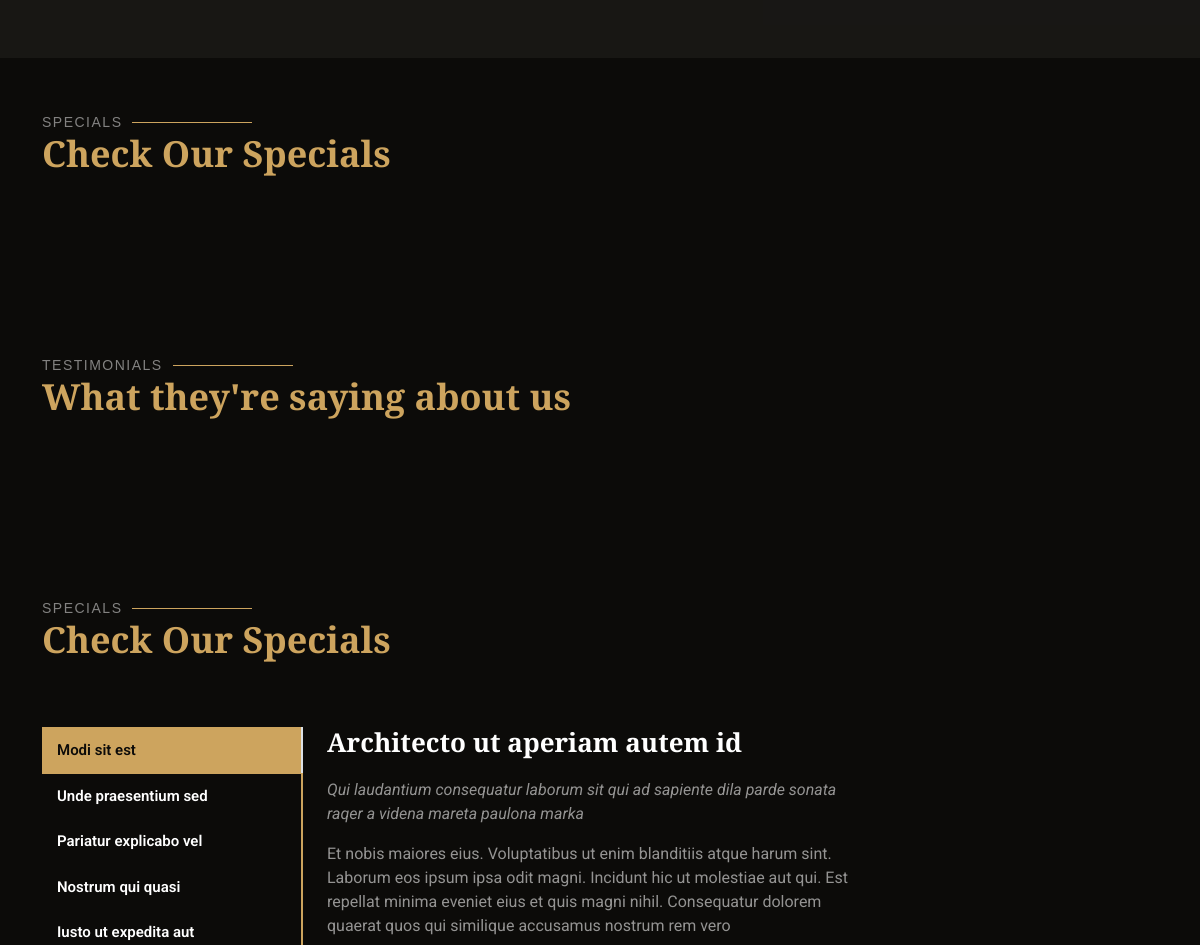
The app's page / (middle part), older data.
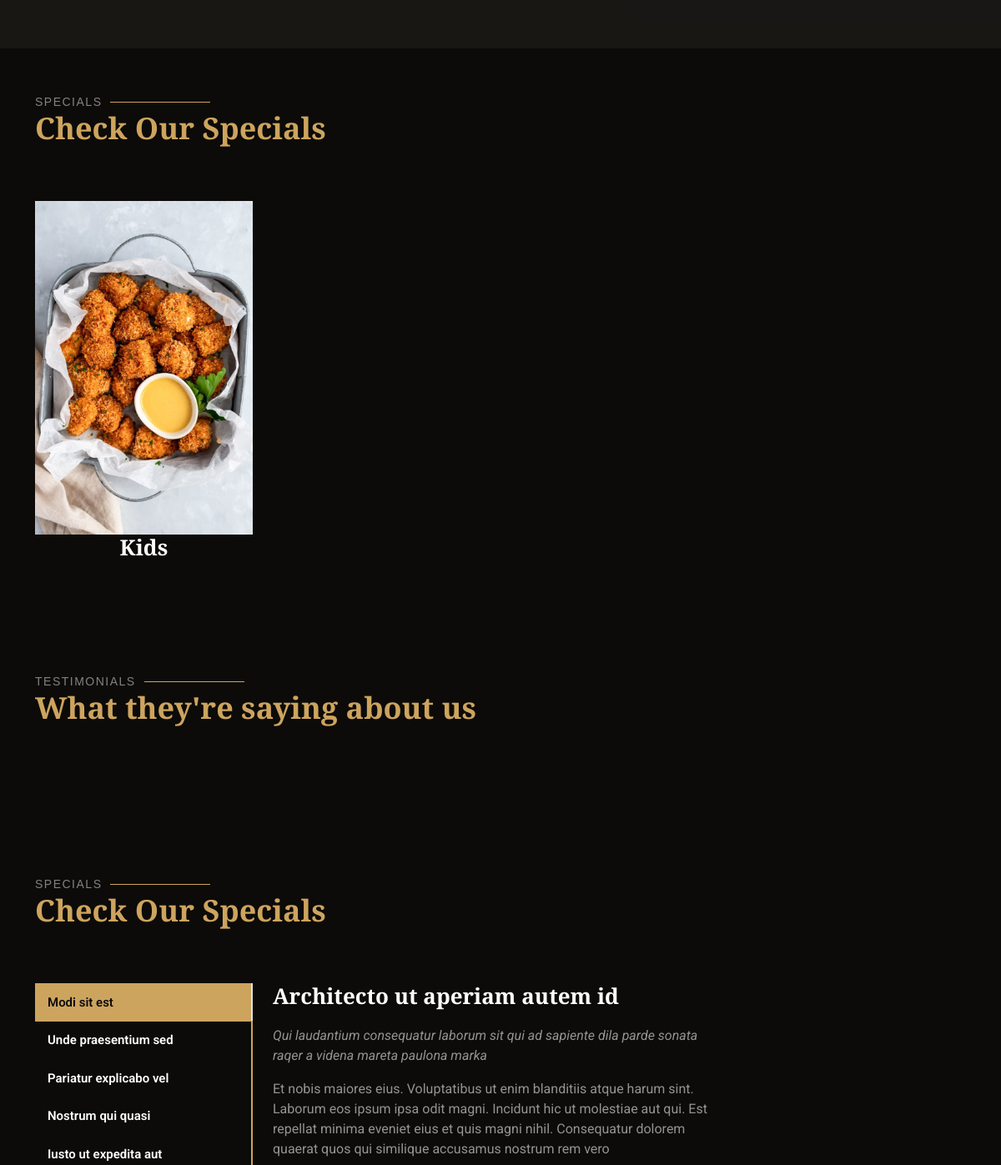
The same page, newer data.
### restaurantfeature/models.py (models this page shows, shortened)
class Category (models.Model):
    name=models.CharField( max_length=50)
    image=models.ImageField(upload_to='categoryimage/', default='default.jpg')

### restaurantfeature/views.py (the view)
# urls.py: 2. Add a URL to urlpatterns:  path('', views.home, name='home')
def home(request):
    category_items=Category.objects.all()
    testimonials=Testimonial.objects.all()
    specials=Special.objects.all()
    context={
        "category_items":category_items,
        "testimonials":testimonials,
        "specials":specials,
    }
    return render(request,'index.html', context)

### restaurantfeature/templates/index.html (shortened to what this page needs)
{% extends "base.html" %}
{% load static %}
{% block body %}
  <main class="main">
  <section id="menu" class="menu section">
  </section>
    <section id="specials" class="specials section">
      <div class="container section-title" data-aos="fade-up">
        <h2>Specials</h2>
        <p>Check Our Specials</p>
      </div>
      <div class="container" data-aos="fade-up" data-aos-delay="100">
        <div class="row">
          <div class="col-lg-12 mt-4 mt-lg-0">
            <div class="tab-content">
              <div class="tab-pane active show" id="specials-tab-1">
                <div class="row">
              {% for  category_item in  category_items %}
                   <div class="col-lg-3 text-center order-1 order-lg-2">
                    <img src="{{category_item.image.url}}" alt="" class="img-fluid">
                    <div class=" details order-2 order-lg-1">
                      <h3>{{category_item.name}}</h3>
                    </div>
               </div>
               {% endfor %}
                </div>
              </div>
            </div>
          </div>
        </div>
      </div>
    </section>
    <section id="testimonials" class="testimonials section">
      <div class="container section-title" data-aos="fade-up">
        <h2>Testimonials</h2>
        <p>What they're saying about us</p>
      </div>
    </section>
    <section id="specials" class="specials section">
      <div class="container section-title" data-aos="fade-up">
        <h2>Specials</h2>
        <p>Check Our Specials</p>
      </div>
      <div class="container" data-aos="fade-up" data-aos-delay="100">
        <div class="row">
          <div class="col-lg-3">
            <ul class="nav nav-tabs flex-column">
              <li class="nav-item">
                <a class="nav-link active show" data-bs-toggle="tab" href="#specials-tab-1">Modi sit est</a>
              </li>
              <li class="nav-item">
                <a class="nav-link" data-bs-toggle="tab" href="#specials-tab-2">Unde praesentium sed</a>
              </li>
              <li class="nav-item">
                <a class="nav-link" data-bs-toggle="tab" href="#specials-tab-3">Pariatur explicabo vel</a>
              </li>
              <li class="nav-item">
                <a class="nav-link" data-bs-toggle="tab" href="#specials-tab-4">Nostrum qui quasi</a>
              </li>
              <li class="nav-item">
                <a class="nav-link" data-bs-toggle="tab" href="#specials-tab-5">Iusto ut expedita aut</a>
              </li>
            </ul>
          </div>
          <div class="col-lg-9 mt-4 mt-lg-0">
            <div class="tab-content">
              <div class="tab-pane active show" id="specials-tab-1">
                <div class="row">
                  <div class="col-lg-8 details order-2 order-lg-1">
                    <h3>Architecto ut aperiam autem id</h3>
                    <p class="fst-italic">Qui laudantium consequatur laborum sit qui ad sapiente dila parde sonata raqer a videna mareta paulona marka</p>
                    <p>Et nobis maiores eius. Voluptatibus ut enim blanditiis atque harum sint. Laborum eos ipsum ipsa odit magni. Incidunt hic ut molestiae aut qui. Est repellat minima eveniet eius et quis magni nihil. Consequatur dolorem quaerat quos qui similique accusamus nostrum rem vero</p>
                  </div>
                  <div class="col-lg-4 text-center order-1 order-lg-2">
                  </div>
                </div>
              </div>
            </div>
          </div>
        </div>
      </div>
    </section>
  </main>
  {% endblock  %}

Row changes from the older to the newer data that the page shows:
added Category: image (picture), name "Kids"
